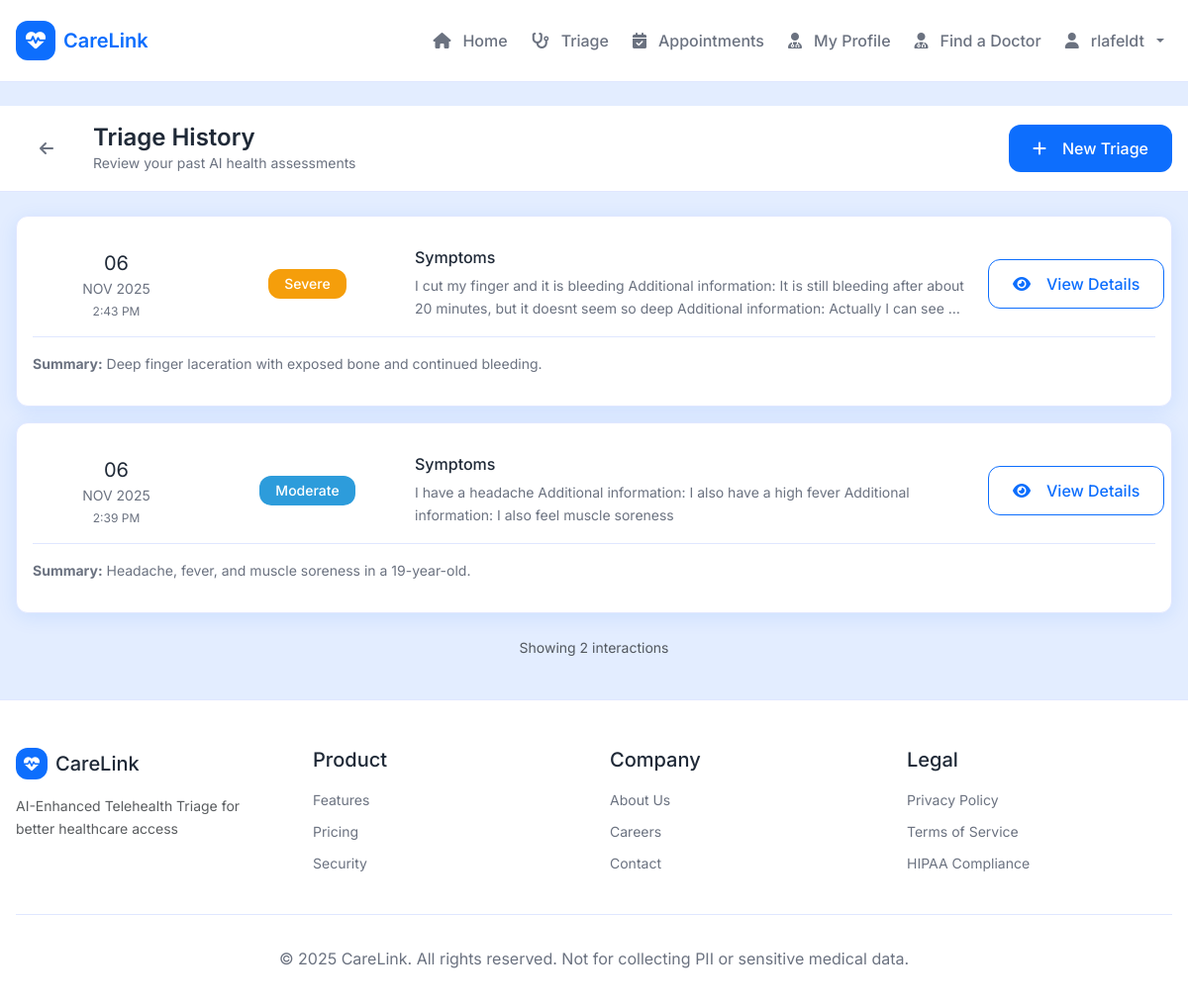
Page /triage/history/ (signed in) on the committed database.
### triage/models.py (models this page shows, shortened)
class TriageInteraction(models.Model):
    user = models.ForeignKey(User, on_delete=models.CASCADE, related_name="triage_interactions")
    session_id = models.CharField(max_length=255, blank=True, null=True, help_text="Unique identifier for chat session")
    symptoms_text = models.TextField()
    severity = models.CharField(max_length=20, blank=True, null=True)
    result = models.JSONField(blank=True, null=True)
    created_at = models.DateTimeField(auto_now_add=True)
    updated_at = models.DateTimeField(auto_now=True)
    class Meta:
        ordering = ["-updated_at"]

### accounts/views.py (the view)
    def wrapper(request, *args, **kwargs):
        if not request.user.is_authenticated:
            return redirect('accounts:login')
        role = get_user_role(request.user)
        if role != 'patient':
            messages.error(request, 'Access denied. This page is for patients only.')
            return redirect('home:index')
        return view_func(request, *args, **kwargs)

### accounts/views.py (called while the page is built)
def get_user_role(user):
    try:
        return user.patient_profile.role
    except PatientProfile.DoesNotExist:
        return 'patient'  # Default to patient

def patient_required(view_func):
    def wrapper(request, *args, **kwargs):
        if not request.user.is_authenticated:
            return redirect('accounts:login')
        role = get_user_role(request.user)
        if role != 'patient':
            messages.error(request, 'Access denied. This page is for patients only.')
            return redirect('home:index')
        return view_func(request, *args, **kwargs)
    return wrapper

### triage/views.py (called while the page is built)
@patient_required
def history(request):
    from django.db.models import Max
    latest_interactions = (
        TriageInteraction.objects
        .filter(user=request.user)
        .values('session_id')
        .annotate(latest_id=Max('id'))
        .values_list('latest_id', flat=True)
    )
    interactions = (
        TriageInteraction.objects
        .filter(id__in=latest_interactions)
        .order_by('-updated_at')
    )
    return render(request, "triage/history.html", {"interactions": interactions})

### templates/triage/history.html (shortened to what this page needs)
{% extends "base.html" %}
{% load static %}
{% block content %}
<div style="background: var(--cl-bg); min-height: calc(100vh - 200px);">
  <header style="background: white; border-bottom: 1px solid var(--cl-border);">
    <div class="container py-3">
      <div class="d-flex align-items-center justify-content-between">
        <div class="d-flex align-items-center gap-3">
          <a href="{% url 'home:index' %}" class="btn btn-sm" style="background: transparent; border: none; color: var(--cl-text-muted);">
            <i class="fas fa-arrow-left"></i>
          </a>
          <div>
            <h2 class="mb-0" style="font-size: var(--cl-h3); color: var(--cl-text);">Triage History</h2>
            <p class="mb-0" style="font-size: var(--cl-sm); color: var(--cl-text-muted);">Review your past AI health assessments</p>
          </div>
        </div>
        <a href="{% url 'triage:chat' %}" class="btn btn-primary">
          <i class="fas fa-plus me-2"></i>New Triage
        </a>
      </div>
    </div>
  </header>
  <div class="container py-4">
    {% if interactions %}
      <div class="row g-3">
        {% for interaction in interactions %}
        <div class="col-12">
          <div class="card" style="border: 1px solid var(--cl-border); transition: box-shadow 0.2s;">
            <div class="card-body">
              <div class="row align-items-center">
                <div class="col-md-2">
                  <div class="text-center">
                    <div style="font-size: var(--cl-h4); font-weight: var(--cl-font-bold); color: var(--cl-text);">
                      {{ interaction.updated_at|date:"d" }}
                    </div>
                    <div style="font-size: var(--cl-sm); color: var(--cl-text-muted); text-transform: uppercase;">
                      {{ interaction.updated_at|date:"M Y" }}
                    </div>
                    <div style="font-size: var(--cl-xs); color: var(--cl-text-muted); margin-top: 0.25rem;">
                      {{ interaction.updated_at|date:"g:i A" }}
                    </div>
                  </div>
                </div>
                <div class="col-md-2 text-center">
                  <span class="badge" style="padding:8px 16px; font-size: var(--cl-sm); border-radius:12px; background:
                    {% if interaction.severity == 'Critical' %}var(--cl-red)
                    {% elif interaction.severity == 'Severe' %}var(--cl-amber)
                    {% elif interaction.severity == 'Moderate' %}var(--cl-teal)
                    {% else %}var(--cl-green){% endif %}; color:white;">
                    {{ interaction.severity|default:"Moderate" }}
                  </span>
                </div>
                <div class="col-md-6">
                  <h5 class="mb-2" style="font-size: var(--cl-base); color: var(--cl-text); font-weight: var(--cl-font-medium);">
                    Symptoms
                  </h5>
                  <p class="mb-0" style="font-size: var(--cl-sm); color: var(--cl-text-muted);
                     overflow: hidden; text-overflow: ellipsis; display: -webkit-box; -webkit-line-clamp: 2; -webkit-box-orient: vertical;">
                    {{ interaction.symptoms_text|truncatewords:30 }}
                  </p>
                </div>
                <div class="col-md-2 text-end">
                  <a href="{% url 'triage:detail' interaction.id %}" class="btn btn-outline-primary">
                    <i class="fas fa-eye me-2"></i>View Details
                  </a>
                </div>
              </div>
              {% if interaction.result.summary %}
              <div class="mt-3 pt-3" style="border-top: 1px solid var(--cl-border);">
                <div style="font-size: var(--cl-sm); color: var(--cl-text-muted);">
                  <strong>Summary:</strong> {{ interaction.result.summary|truncatewords:20 }}
                </div>
              </div>
              {% endif %}
            </div>
          </div>
        </div>
        {% endfor %}
      </div>
      <div class="mt-4 text-center">
        <p class="text-muted mb-0" style="font-size: var(--cl-sm);">
          Showing {{ interactions|length }} interaction{{ interactions|length|pluralize }}
        </p>
      </div>
    {% endif %}
  </div>
</div>
{% endblock %}

### templates/base.html (shortened to what this page needs)
<!DOCTYPE html>
<html lang="en">
  {% load static %}
  <head>
    <link href="https://cdn.jsdelivr.net/npm/bootstrap@5.3.3/dist/css/bootstrap.min.css" rel="stylesheet">
    <link rel="stylesheet" href="https://cdnjs.cloudflare.com/ajax/libs/font-awesome/6.5.2/css/all.min.css" />
    <link rel="stylesheet" type="text/css" href="{% static 'css/tokens.css' %}">
    <link rel="stylesheet" type="text/css" href="{% static 'css/base.css' %}">
    <link rel="stylesheet" type="text/css" href="{% static 'css/components.css' %}">
    <link rel="stylesheet" type="text/css" href="{% static 'css/style.css' %}">
  </head>
  <body class="d-flex flex-column" style="background: var(--cl-bg); font-family: 'Inter', sans-serif;">
    <nav class="navbar navbar-expand-lg" style="background: white; border-bottom: 1px solid var(--cl-border);">
      <div class="container">
        <a class="navbar-brand d-flex align-items-center gap-2 text-decoration-none" href="{% url 'home:index' %}">
          <div class="navbar-brand-icon d-flex align-items-center justify-content-center" style="width: 2.5rem; height: 2.5rem; border-radius: var(--cl-radius); background: var(--cl-blue); color: white;">
            <i class="fas fa-heartbeat"></i>
          </div>
          <div>
            <h1 class="m-0" style="font-size: 1.25rem; font-weight: var(--cl-font-semibold); color: var(--cl-blue);">CareLink</h1>
          </div>
        </a>
        <div class="collapse navbar-collapse" id="carelinkNav">
          <ul class="navbar-nav ms-auto d-flex align-items-center gap-2 mb-0">
            <li class="nav-item">
              <a class="nav-link" href="{% url 'home:index' %}">
                <i class="fas fa-home me-1"></i>Home
              </a>
            </li>
            {% if user.is_authenticated %}
              {% if user.patient_profile.role == 'patient' %}
                <li class="nav-item">
                  <a class="nav-link" href="{% url 'triage:chat' %}">
                    <i class="fas fa-stethoscope me-1"></i>Triage
                  </a>
                </li>
                <li class="nav-item">
                  <a class="nav-link" href="{% url 'appointments:index' %}">
                    <i class="fas fa-calendar-check me-1"></i>Appointments
                  </a>
                </li>
                <li class="nav-item">
                  <a class="nav-link" href="{% url 'profiles:edit' %}">
                    <i class="fas fa-user-md me-1"></i>My Profile
                  </a>
                </li>
                <li class="nav-item">
                  <a class="nav-link" href="{% url 'doctors:find_doctor' %}">
                    <i class="fas fa-user-doctor me-1"></i>Find a Doctor
                  </a>
                </li>
              {% endif %}
              <li class="nav-item dropdown">
                <a class="nav-link dropdown-toggle" href="#" id="accountDropdown" role="button" data-bs-toggle="dropdown" aria-expanded="false">
                  <i class="fas fa-user me-1"></i>{{ user.username }}
                </a>
              </li>
            {% endif %}
          </ul>
        </div>
      </div>
    </nav>
    <main class="flex-grow-1">
      {% block content %}{% endblock content %}
    </main>
    <footer class="footer mt-auto">
      <div class="container">
        <div class="footer-content">
          <div class="footer-section">
            <div class="d-flex align-items-center gap-2 mb-3">
              <div class="navbar-brand-icon d-flex align-items-center justify-content-center" style="width: 2rem; height: 2rem; border-radius: var(--cl-radius); background: var(--cl-blue); color: white;">
                <i class="fas fa-heartbeat"></i>
              </div>
              <h3 class="m-0" style="font-size: var(--cl-h4); color: var(--cl-text);">CareLink</h3>
            </div>
            <p class="text-muted" style="font-size: var(--cl-sm);">
              AI-Enhanced Telehealth Triage for better healthcare access
            </p>
          </div>
          <div class="footer-section">
            <h4 class="mb-3" style="font-size: var(--cl-h4); color: var(--cl-text);">Product</h4>
            <ul class="list-unstyled">
              <li class="mb-2"><a href="#" style="font-size: var(--cl-sm); color: var(--cl-text-muted);">Features</a></li>
              <li class="mb-2"><a href="#" style="font-size: var(--cl-sm); color: var(--cl-text-muted);">Pricing</a></li>
              <li class="mb-2"><a href="#" style="font-size: var(--cl-sm); color: var(--cl-text-muted);">Security</a></li>
            </ul>
          </div>
          <div class="footer-section">
            <h4 class="mb-3" style="font-size: var(--cl-h4); color: var(--cl-text);">Company</h4>
            <ul class="list-unstyled">
              <li class="mb-2"><a href="#" style="font-size: var(--cl-sm); color: var(--cl-text-muted);">About Us</a></li>
              <li class="mb-2"><a href="#" style="font-size: var(--cl-sm); color: var(--cl-text-muted);">Careers</a></li>
              <li class="mb-2"><a href="#" style="font-size: var(--cl-sm); color: var(--cl-text-muted);">Contact</a></li>
            </ul>
          </div>
          <div class="footer-section">
            <h4 class="mb-3" style="font-size: var(--cl-h4); color: var(--cl-text);">Legal</h4>
            <ul class="list-unstyled">
              <li class="mb-2"><a href="#" style="font-size: var(--cl-sm); color: var(--cl-text-muted);">Privacy Policy</a></li>
              <li class="mb-2"><a href="#" style="font-size: var(--cl-sm); color: var(--cl-text-muted);">Terms of Service</a></li>
              <li class="mb-2"><a href="#" style="font-size: var(--cl-sm); color: var(--cl-text-muted);">HIPAA Compliance</a></li>
            </ul>
          </div>
        </div>
        <div class="footer-bottom">
          <p class="mb-0">&copy; 2025 CareLink. All rights reserved. Not for collecting PII or sensitive medical data.</p>
        </div>
      </div>
    </footer>
  </body>
</html>

### static/css/tokens.css (style rules this page uses)
:root { --cl-blue: #0d6efd; --cl-teal: #2d9cdb; --cl-green: #27ae60; --cl-amber: #f59e0b; --cl-red: #ef4444; --cl-bg: #e3edff; --cl-card: #ffffff; --cl-text: #1f2937; --cl-text-muted: #6b7280; --cl-border: #e0e7ff; --cl-muted-bg: #e5f1fb; --cl-green-bg: #d4f4e2; --cl-blue-bg: #dbeafe; --cl-radius-sm: 0.5rem; --cl-radius: 0.75rem; --cl-radius-lg: 1rem; --cl-radius-xl: 1.25rem; --cl-pad: 1rem; --cl-shadow: 0 1px 3px rgba(0, 0, 0, 0.1); --cl-shadow-lg: 0 10px 24px rgba(16, 24, 40, 0.08); --cl-font-sans: ui-sans-serif, -apple-system, Segoe UI, Roboto, Helvetica, Arial, "Apple Color Emoji", "Segoe UI Emoji"; --cl-font-size: 16px; --cl-h1: 2.5rem; --cl-h2: 1.875rem; --cl-h3: 1.5rem; --cl-h4: 1.25rem; --cl-body: 1rem; --cl-sm: 0.875rem; --cl-xs: 0.75rem; --cl-font-normal: 400; --cl-font-medium: 500; --cl-font-semibold: 600; }

### static/css/base.css (style rules this page uses)
html, body { height: 100%; font-size: var(--cl-font-size); }
body { background: var(--cl-bg); color: var(--cl-text); font-family: var(--cl-font-sans); font-size: var(--cl-body); font-weight: var(--cl-font-normal); margin: 0; line-height: 1.5; }
h1 { font-size: var(--cl-h1); font-weight: var(--cl-font-semibold); color: var(--cl-text); margin: 0 0 0.5rem 0; line-height: 1.2; }
h2 { font-size: var(--cl-h2); font-weight: var(--cl-font-semibold); color: var(--cl-text); margin: 0 0 0.5rem 0; line-height: 1.3; }
h3 { font-size: var(--cl-h3); font-weight: var(--cl-font-medium); color: var(--cl-text); margin: 0 0 0.5rem 0; }
h4 { font-size: var(--cl-h4); font-weight: var(--cl-font-medium); color: var(--cl-text); margin: 0 0 0.5rem 0; }
p { font-size: var(--cl-body); color: var(--cl-text-muted); margin: 0 0 1rem 0; line-height: 1.6; }
a { color: var(--cl-blue); text-decoration: none; transition: color 0.2s ease; }
.container { max-width: 1200px; margin: 0 auto; padding: 0 1rem; }
.card { background: var(--cl-card); border-radius: var(--cl-radius-lg); border: 1px solid var(--cl-border); box-shadow: var(--cl-shadow); padding: var(--cl-pad); transition: all 0.3s ease; overflow: hidden; }
.card-body { padding: 1rem 0; }
.btn { display: inline-flex; align-items: center; justify-content: center; gap: 0.5rem; padding: 0.75rem 1.5rem; border-radius: var(--cl-radius); font-weight: var(--cl-font-medium); font-size: var(--cl-body); transition: all 0.2s ease; border: none; cursor: pointer; text-decoration: none; white-space: nowrap; }
.btn-primary { background: var(--cl-blue); color: white; }
.btn-outline-primary { background: transparent; color: var(--cl-blue); border: 1px solid var(--cl-blue); }
.badge { display: inline-flex; align-items: center; padding: 0.25rem 0.75rem; border-radius: var(--cl-radius-sm); font-size: var(--cl-xs); font-weight: var(--cl-font-medium); }
.text-muted { color: var(--cl-text-muted); }

### carelink/static/css/style.css (style rules this page uses)
:root { --medical-blue: #0d6efd; --calm-blue: #4a90e2; --trust-teal: #2d9cdb; --healing-green: #27ae60; --safe-green: #52c41a; --warning-amber: #ff9800; --urgent-red: #e74c3c; --soft-white: #f8f9fa; --light-gray: #e9ecef; --professional-gray: #6c757d; }
body { font-family: 'Inter', -apple-system, BlinkMacSystemFont, 'Segoe UI', Roboto, sans-serif; }
.card { border-radius: 12px; box-shadow: 0 4px 20px rgba(13, 110, 253, 0.1); transition: all 0.3s ease; }

### rows in the picture
TriageInteraction: updated_at "06", updated_at "NOV 2025", updated_at "2:43 PM", severity "Severe", symptoms_text "I cut my finger and it is bleeding Additional information: It is still bleeding after about 20 minutes, but it doesnt seem so deep Additional information: Actually I can see …", result.summary "Deep finger laceration with exposed bone and continued bleeding."
TriageInteraction: updated_at "06", updated_at "NOV 2025", updated_at "2:39 PM", severity "Moderate", symptoms_text "I have a headache Additional information: I also have a high fever Additional information: I also feel muscle soreness", result.summary "Headache, fever, and muscle soreness in a 19-year-old."

### other values in the picture
{{ user.username }} "rlafeldt"
{{ interactions|length }} "2"
